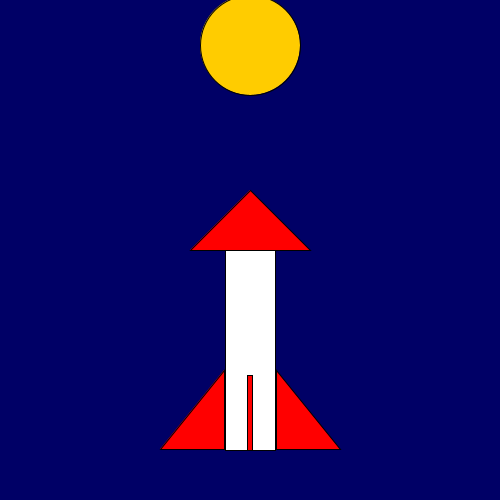
Frame 1 (no input)
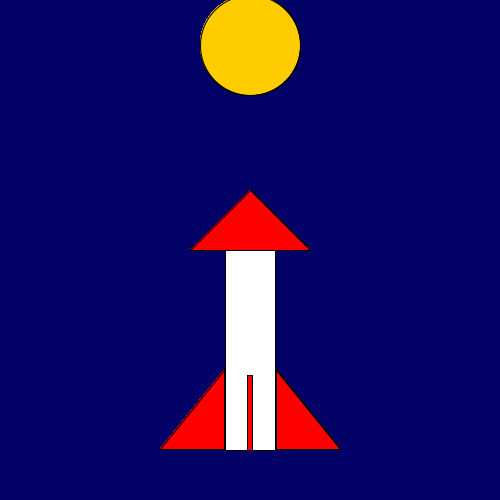
Frame 60 (the mouse pressed at the canvas centre just before this capture)
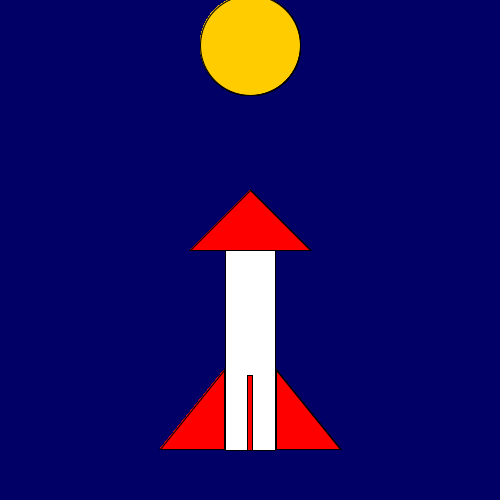
Frame 120 (the mouse held since frame 60 and released just before this capture)

The Processing sketch that drew these frames (run headless with seeded random() and noise(); from frame 60 on, the mouse is pressed at the canvas centre):

// Processing sketch: week1hw
// ── week1hw.pde
int bgColor = 198;

void setup(){
  //first parameter is width, second is heigh
  size(500,500);
  background(0, 0, 102);
  
  
}
int value = 255;


void draw(){
   //ellipse(x position, y position, width, height)
   //fill(255, 255, 255);
   
 
   fill(255, 204, 0);
   ellipse(250, 45, 100, 100);
   
   rectMode(CENTER);
   fill(value);
  
   rect(250, 350, 50, 200);
   
   fill(255, 0, 0);
   rect(250, 413, 5, 75);
   
   triangle(190,250, 250, 190, 310, 250);
   triangle(224, 370, 224, 449, 160, 449);
   triangle(340, 449, 276, 449, 276, 370);
   
}

void keyPressed() {
  if (value ==255){
    value = 0;
  }else {
    value = 255;
  }
  }
